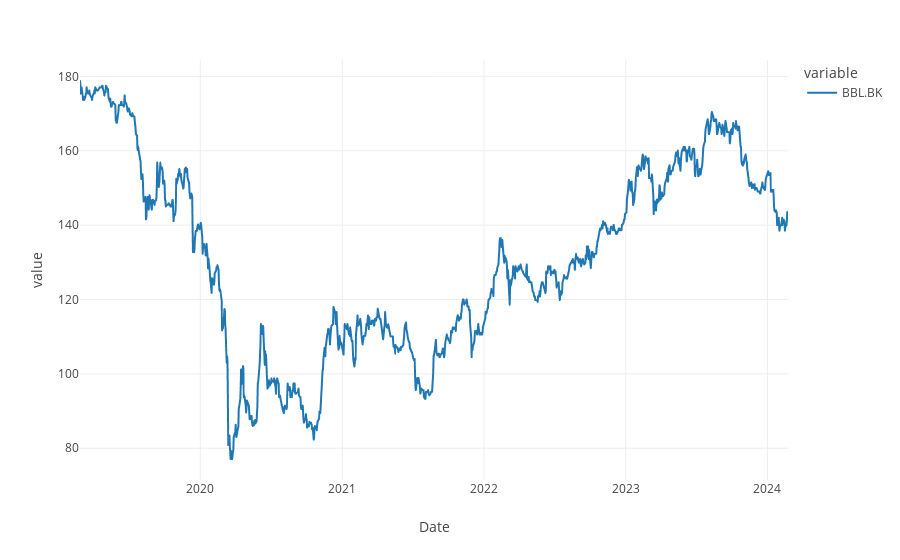

Source (notebook cell):
### Code cell
import plotly.express as px
ticker = 'BBL.BK'
plot_df = df.loc[:, (slice(None), ticker)].loc[:, 'Low']
px.line(plot_df)

### Figure 1 — Plotly figure (JSON) as saved in the notebook; plotly's stock layout.template omitted (floating-point values rounded to 4 significant figures; data arrays with more than 128 entries replaced by an {"elided": "..."} marker saying what was removed)
{"data": [{"hovertemplate": "variable=BBL.BK<br>Date=%{x}<br>value=%{y}<extra></extra>", "legendgroup": "BBL.BK", "line": {"color": "#1F77B4", "dash": "solid"}, "marker": {"symbol": "circle"}, "mode": "lines", "name": "BBL.BK", "showlegend": true, "type": "scattergl", "x": {"elided": "1213 str values"}, "xaxis": "x", "y": {"elided": "1213 float values"}, "yaxis": "y"}], "layout": {"legend": {"title": {"text": "variable"}, "tracegroupgap": 0}, "margin": {"t": 60}, "xaxis": {"anchor": "y", "domain": [0, 1], "title": {"text": "Date"}}, "yaxis": {"anchor": "x", "domain": [0, 1], "title": {"text": "value"}}}}
